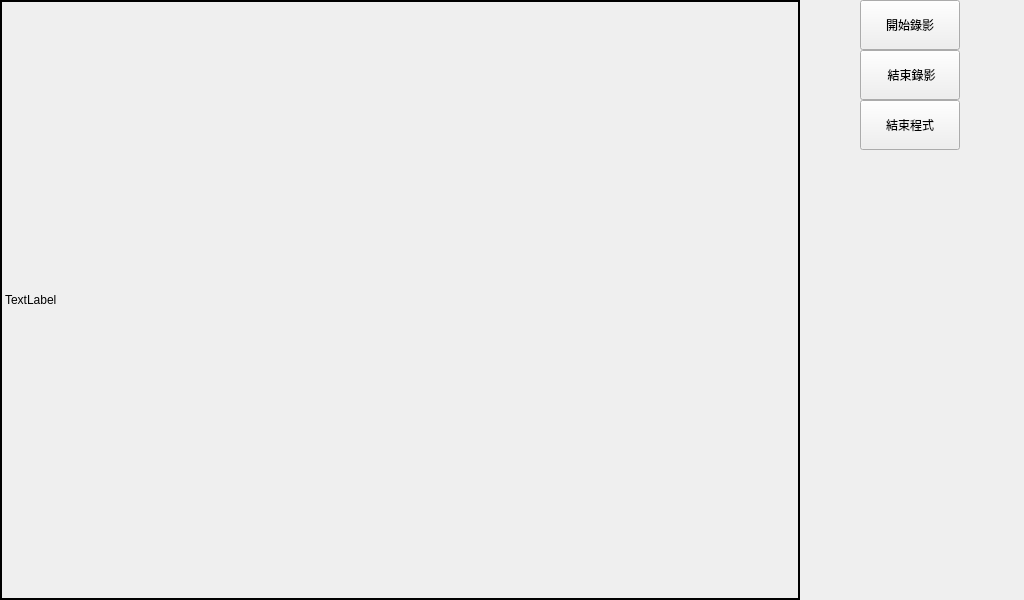
<?xml version="1.0" encoding="UTF-8"?>
<ui version="4.0">
 <class>Form</class>
 <widget class="QWidget" name="Form">
  <property name="geometry">
   <rect>
    <x>0</x>
    <y>0</y>
    <width>1024</width>
    <height>600</height>
   </rect>
  </property>
  <property name="windowTitle">
   <string>Form</string>
  </property>
  <widget class="QLabel" name="image_label">
   <property name="geometry">
    <rect>
     <x>0</x>
     <y>0</y>
     <width>800</width>
     <height>600</height>
    </rect>
   </property>
   <property name="frameShape">
    <enum>QFrame::Box</enum>
   </property>
   <property name="frameShadow">
    <enum>QFrame::Plain</enum>
   </property>
   <property name="lineWidth">
    <number>2</number>
   </property>
   <property name="text">
    <string>TextLabel</string>
   </property>
  </widget>
  <widget class="QPushButton" name="startBtn">
   <property name="geometry">
    <rect>
     <x>860</x>
     <y>0</y>
     <width>100</width>
     <height>50</height>
    </rect>
   </property>
   <property name="text">
    <string>開始錄影</string>
   </property>
  </widget>
  <widget class="QPushButton" name="stopBtn">
   <property name="geometry">
    <rect>
     <x>860</x>
     <y>50</y>
     <width>100</width>
     <height>50</height>
    </rect>
   </property>
   <property name="text">
    <string> 結束錄影</string>
   </property>
  </widget>
  <widget class="QPushButton" name="Exit">
   <property name="geometry">
    <rect>
     <x>860</x>
     <y>100</y>
     <width>100</width>
     <height>50</height>
    </rect>
   </property>
   <property name="text">
    <string>結束程式</string>
   </property>
  </widget>
 </widget>
 <resources/>
 <connections/>
</ui>
